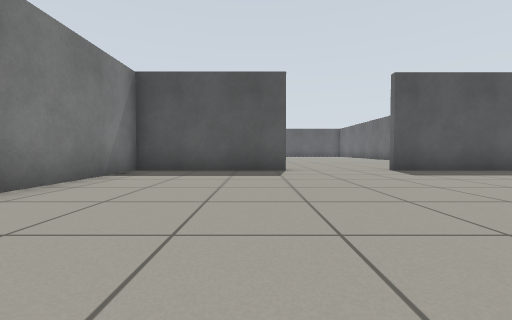
View 1 (above)

18 first-person views from a walk through a robot-simulator world made for Gazebo. The camera is 0.5 m above the floor, tilts 2° down and sees 90° across. The lines on the ground mark 1 m squares. The floor is counted in squares, 1 m on a side. Each view is taken from the middle of a square. On the plan, view 1 faces up. The plan holds only what a view shows up to about 9 squares ahead; the rest is blank. Simple shapes stand in for some stock models.

View 2
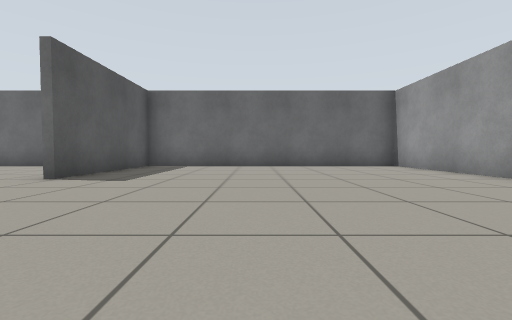

View 3
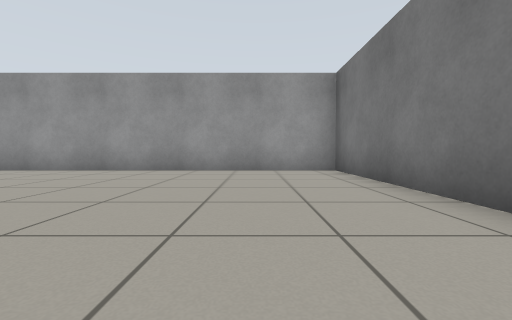

View 4
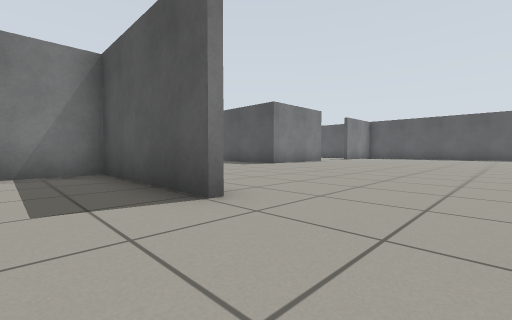

View 5
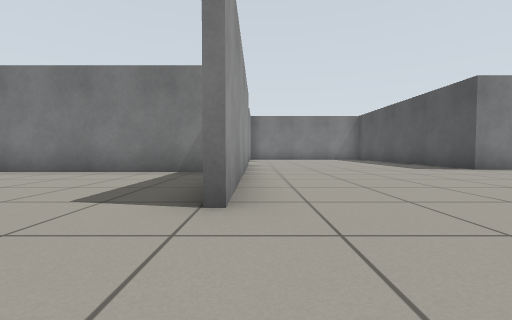

View 6
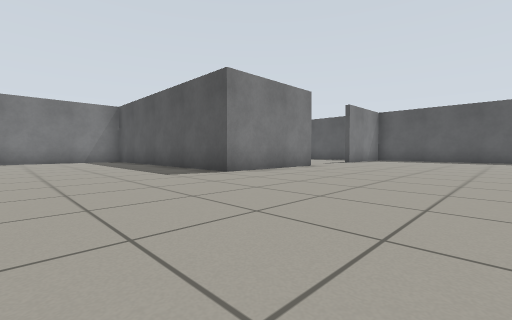

View 7
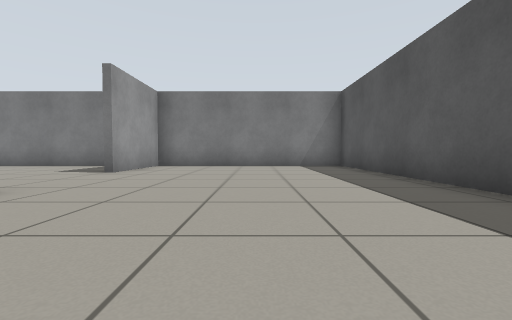

View 8
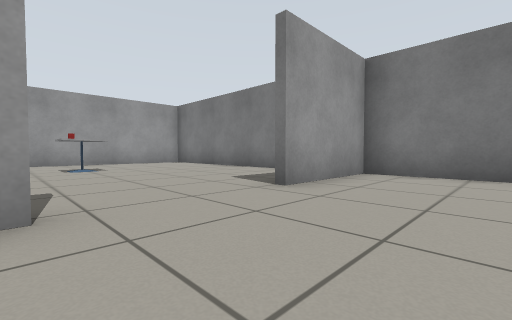

View 9
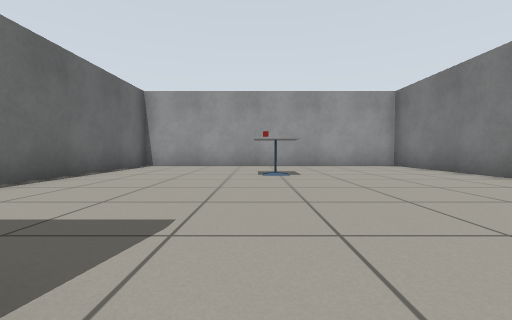

View 10
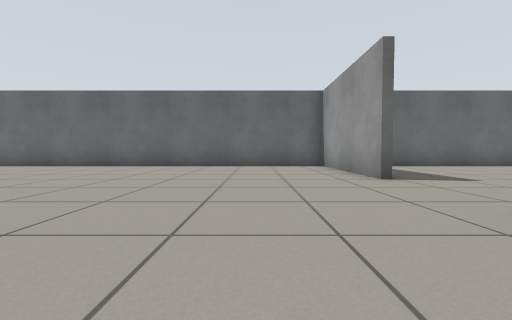

View 11
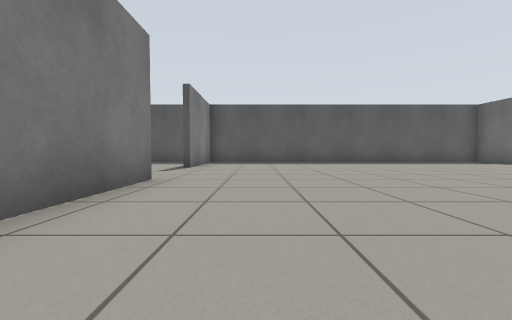

View 12
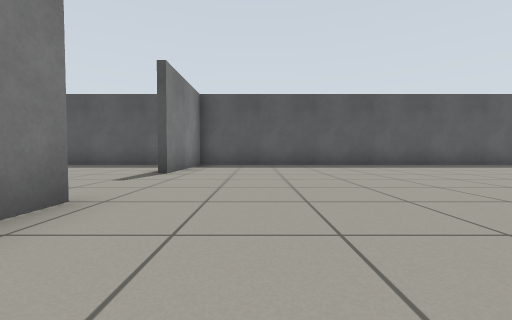

View 13
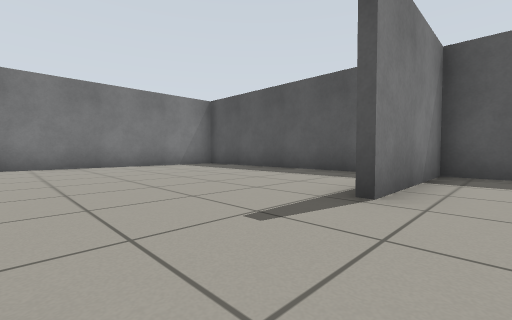

View 14
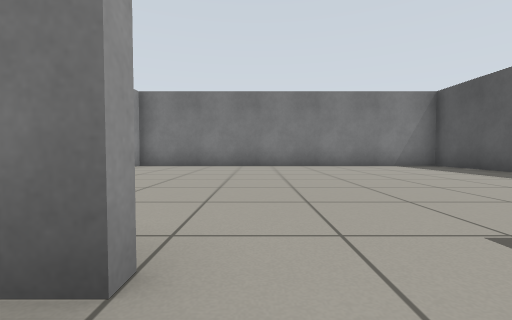

View 15
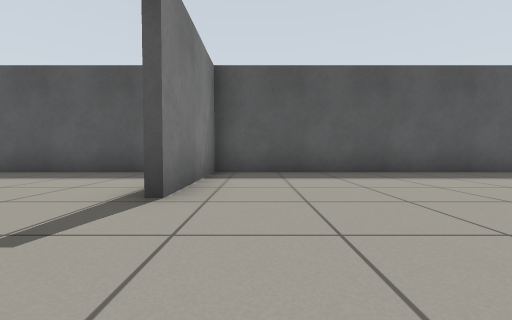

View 16
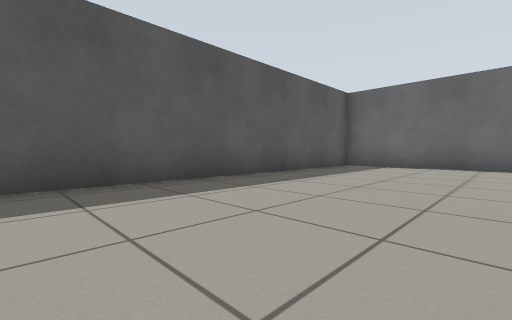

View 17
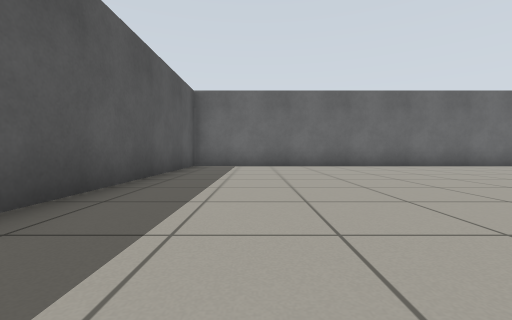

View 18
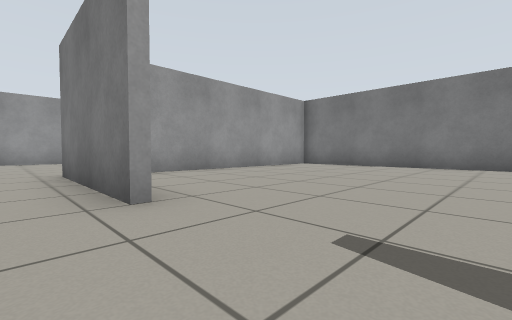

### Floor plan
Ten units are one square. View 1 is at (0, 0); x grows to the right and y downward. Boxes are objects, and circles mark ways between rooms. Rooms are numbered by the first view taken in them; rooms with no view inside come last. Other rooms are left out.
<svg viewBox="-122 -236 203 257">
<path fill="none" stroke="#000" d="M9 -65 -31 -65 -31 16 76 16 76 -65 35 -65M-38 -166 -38 -129 -117 -129 -117 -67 -89 -67M-56 -231 -117 -231 -117 -131 -54 -131M-62 -67 9 -67M35 -67 76 -67 76 -231 -38 -231 -38 -196M-117 -49 -117 16 -33 16 -33 -34"/>
<rect x="-85" y="-25" width="20" height="20" fill="#bbb"><title>cafe table</title></rect>
<rect x="-75" y="-25" width="10" height="10" fill="#bbb"><title>other object</title></rect>
<circle cx="20" cy="-70" r="3" fill="#2a7"/>
<circle cx="-75" cy="-60" r="3" fill="#2a7"/>
<text x="20" y="-30">1</text>
<text x="-20" y="-150">2</text>
<text x="-70" y="-20">3</text>
</svg>
Room 1 opens to room 2. Room 2 opens to room 3.

Where each view was taken, in squares from view 1:
view 1: 0 up, 0 right, facing up
view 2: 3 up, 1 left, facing right
view 3: 5 up, 1 left, facing down
view 4: 5 up, 3 right, facing up-left
view 5: 7 up, 3 right, facing left
view 6: 9 up, 1 right, facing up-left
view 7: 10 up, 3 left, facing left
view 8: 9 up, 6 left, facing down-left
view 9: 7 up, 7 left, facing down
view 10: 9 up, 1 left, facing right
view 11: 12 up, 2 left, facing up
view 12: 14 up, 2 left, facing up
view 13: 17 up, 3 left, facing up-left
view 14: 17 up, 3 left, facing left
view 15: 17 up, 3 left, facing up
view 16: 19 up, 1 left, facing up-right
view 17: 21 up, 1 left, facing right
view 18: 19 up, 3 left, facing down-left
